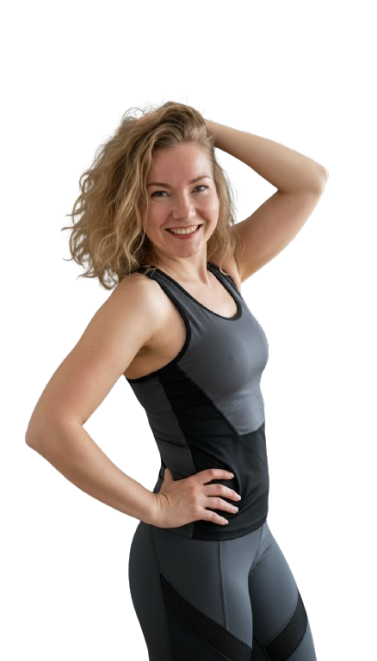
#> input picture hero-photo.png, 377 x 661 px
$ python resize_images.py
#> lines starting #> are read from the running program, lines starting #| are printed output that depends on the picture
#> in main, img is the input picture: PIL image 377x661 RGBA; mean R, G, B, A 44.6, 37, 32.5, 98
#| 📸 Оригинал: hero-photo.png (377x661px)
import os
from PIL import Image

# Проверяем наличие PIL
try:
    from PIL import Image
except ImportError:
    print("❌ PIL не установлен. Установите: pip install Pillow")
    exit(1)

# Конфигурация
SOURCE_FILE = "hero-photo.png"
# Соотношение 3:4 (вертикальное)
SIZES = {
    320: 427,    # 320x427
    480: 640,    # 480x640
    640: 853,    # 640x853
    800: 1067,   # 800x1067
}
OUTPUT_DIR = "."

def resize_image(source, size):
    """Создает уменьшенную версию изображения с соотношением 3:4"""
#> called with source = 'hero-photo.png', size = (320, 427)
    try:
        with Image.open(source) as img:
            # Конвертируем в RGB если нужно (для PNG с прозрачностью)
            if img.mode in ('RGBA', 'LA', 'P'):
                img = img.convert('RGB')
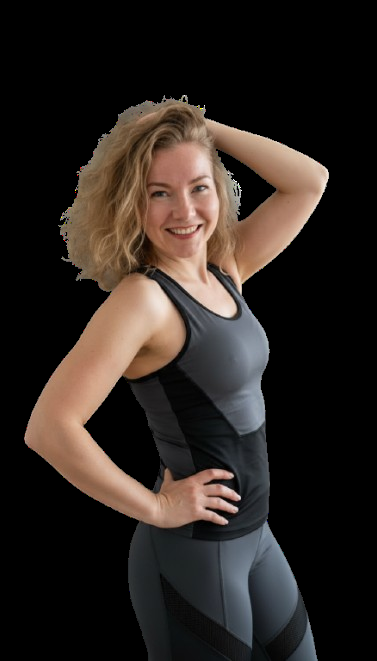
#> img: PIL image 377x661 RGB; mean R, G, B 44.6, 37, 32.5

            # Ресайз с соотношением 3:4
            width, height = size
            img_resized = img.resize((width, height), Image.Resampling.LANCZOS)
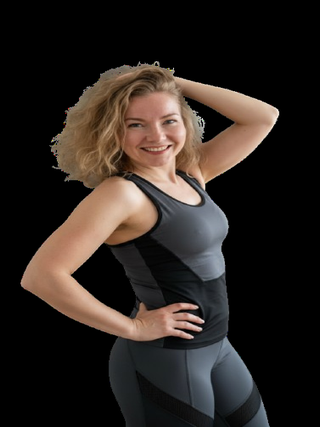
#> img_resized: PIL image 320x427 RGB; mean R, G, B 44.7, 37.1, 32.6

            # Сохраняем PNG
            png_path = os.path.join(OUTPUT_DIR, f"hero-photo-{width}.png")
            img_resized.save(png_path, 'PNG', optimize=True, quality=85)

            # Сохраняем WebP
            webp_path = os.path.join(OUTPUT_DIR, f"hero-photo-{width}.webp")
            img_resized.save(webp_path, 'WebP', quality=80, method=6)

            # Получаем размеры файлов
            png_size = os.path.getsize(png_path)
            webp_size = os.path.getsize(webp_path)

            print(f"✅ {width}x{height}: PNG={png_size/1024:.1f}KB, WebP={webp_size/1024:.1f}KB")

    except Exception as e:
        print(f"❌ Ошибка при обработке {size}: {e}")

def main():
    if not os.path.exists(SOURCE_FILE):
        print(f"❌ Файл {SOURCE_FILE} не найден!")
        return

    # Получаем размеры оригинала
    with Image.open(SOURCE_FILE) as img:
        print(f"📸 Оригинал: {SOURCE_FILE} ({img.width}x{img.height}px)")

    print("\n🔄 Создание оптимизированных версий (3:4)...")

    for width, height in SIZES.items():
        resize_image(SOURCE_FILE, (width, height))

    # Создаем WebP для основного фото
    with Image.open(SOURCE_FILE) as img:
        if img.mode in ('RGBA', 'LA', 'P'):
            img = img.convert('RGB')
        webp_path = os.path.join(OUTPUT_DIR, "hero-photo.webp")
        img.save(webp_path, 'WebP', quality=85, method=6)
        print(f"✅ hero-photo.webp: {os.path.getsize(webp_path)/1024:.1f}KB")

    print("\n✅ Готово!")

if __name__ == "__main__":
    main()
